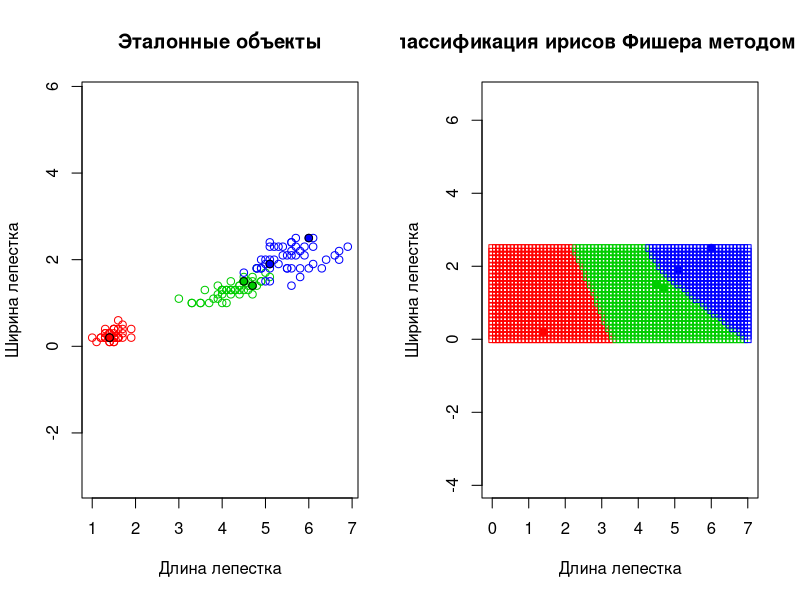

This figure's R source:
distance <- function(u, v) sqrt(sum((u-v)^2))
get_distances <- function(xl, z) apply(xl[,1:(ncol(xl)-1)], 1, distance, z)
sort_objects_by_dist <- function(xl, z) xl[order(get_distances(xl, z)),]

w.kwnn <- function(i, k, q) (i <= k) * q^i
kwnn <- function(xl, z, k, q) {
  ordered_xl <- sort_objects_by_dist(xl, z)
  weights <- w.kwnn(1:nrow(ordered_xl), k, q)
  names(weights) <- ordered_xl[, ncol(ordered_xl)]
  sum_by_class <- sapply(unique(names(weights)), function(class, weights) sum(weights[names(weights) == class]), weights)
  names(which.max(sum_by_class))
}

margin <- function(xl, z, k, q, target_class) {
  ordered_xl <- sort_objects_by_dist(xl, z)
  weights <- w.kwnn(1:nrow(ordered_xl), k, q)
  names(weights) <- ordered_xl[, ncol(ordered_xl)]
  sum(weights[names(weights) == target_class]) - sum(weights[names(weights) != target_class])
}

stolp <- function(xl, err_lim = 5, noise_lim = -2) {
  l <- nrow(xl)
  n <- ncol(xl)
  omega <- data.frame()
  margins = rep(0, l)
  k <- 6
  q <- 0.1
  for (i in 1:l) margins[i] <- margin(xl[-i,], xl[i, 1:(n-1)], k, q, xl[i,n])
  new_xl <- xl[which(margins > noise_lim),]
  margins <- margins[which(margins > noise_lim)]
  to_out <- c()
  for (i in unique(new_xl[,n])) {
    indexes <- which(new_xl[,n] == i)
    omega <- rbind(omega, new_xl[indexes[which.max(margins)],])
    to_out <- c(to_out, indexes[which.max(margins)])
  }
  new_xl <- new_xl[-to_out,]
  l_new_xl <- nrow(new_xl)
  l_omega <- nrow(omega)
  print(omega)
  while (l > l_omega) {
    errors <- 0
    for (i in 1:l) errors <- errors + (kwnn(omega, xl[i, 1:(n-1)], k, q) != xl[i, n])
    
    print(paste("errors =", errors))
    if (errors <= err_lim) break
    margins <- rep(0, l_new_xl)
    for (i in 1:l_new_xl) margins[i] <- margin(omega, new_xl[i, 1:(n-1)], k, q, new_xl[i, n])
    to_out <- c()
    for (i in unique(new_xl[,n])) {
      indexes <- which(new_xl[,n] == i)
      omega <- rbind(omega, new_xl[indexes[which.max(margins)],])
      to_out <- c(to_out, indexes[which.max(margins)])
    }
    new_xl <- new_xl[-to_out,]
    l_new_xl <- nrow(new_xl)
    print(omega)
  }
  omega
}

build_classification_map <- function(xl, k, q) {
  classified_objects <- c()
  for (i in seq(0, 7, 0.1))
    for (j in seq(0, 2.5, 0.1))
      classified_objects <- rbind(classified_objects, c(i, j, kwnn(xl, c(i, j), k, q)))
  classified_objects
}

draw_plots <- function(xl, omega, classified_objects) {
  n <- ncol(xl)
  colors <- c("setosa" = "red", "versicolor" = "green3", "virginica" = "blue")
  par(mfrow=c(1,2))
  plot(xl[, 1:(n-1)], pch = 21, col = colors[xl[,n]], main = "Эталонные объекты", xlab = "Длина лепестка", ylab = "Ширина лепестка", asp = 1)
  points(omega[, 1:(n-1)], pch = 21, bg = colors[omega[,n]], col = "black")
  plot(omega[, 1:(n-1)], pch = 21, bg = colors[omega[,n]], col = colors[omega[,n]], xlim = c(0, 7), main = "Классификация ирисов Фишера методом kwNN", xlab = "Длина лепестка", ylab = "Ширина лепестка", asp = 1)
  points(classified_objects[, 1:(n-1)], pch = 22, col = colors[classified_objects[,n]])
}

xl <- iris[, 3:5]
omega <- stolp(xl)
print(omega)
k <- 6
q <- 0.1
classified_objects <- build_classification_map(omega, k, q)
draw_plots(xl, omega, classified_objects)